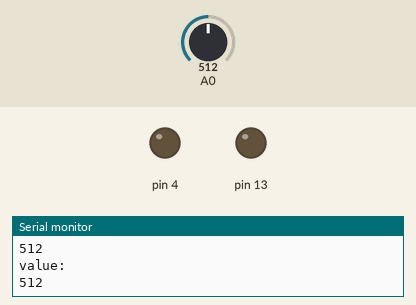
This sketch was run on a simulated Arduino Uno, built with avr-gcc and run on an emulated ATmega328P. Parts: output pins drawn as LEDs (lit = HIGH), the last lines printed to the serial monitor. Inputs (shaded band) come from the test bench; at power-on: A0 = 512.

Above: at 1.2 s.
1.3 s: A0 set to 789
2.8 s: A0 set to 815
At 3.5 s:
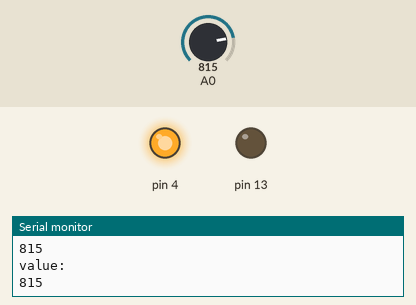
4.5 s: A0 set to 190
At 6.0 s:
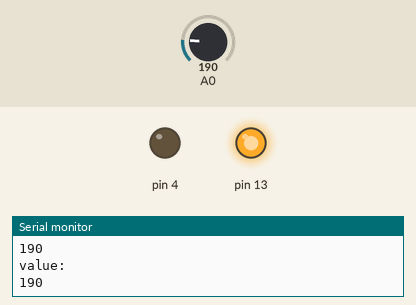
6.3 s: A0 set to 210
At 7.7 s:
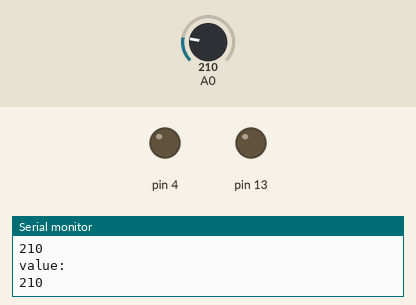
8.1 s: A0 set to 122
At 9.2 s:
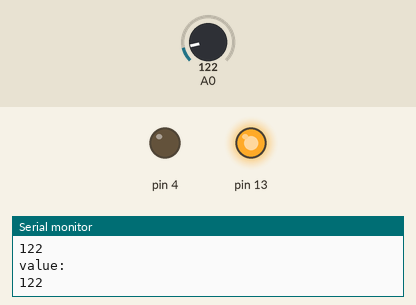
Timing chart, 0 to 10.9 s (numbered marks = the images above; inputs shaded):
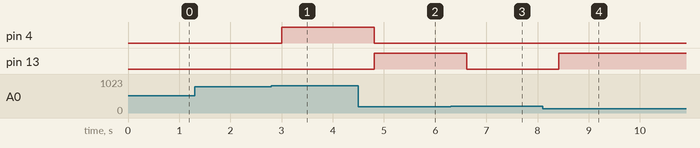

The sketch:

dial_input.ino
```cpp
void setup() {
  Serial.begin(9600);
  pinMode(13, OUTPUT);
  pinMode(4, OUTPUT);
}

void loop() {

  int sensorValue = analogRead(A0);
  Serial.println("value: ");
  Serial.println(sensorValue);
  delay(200);

  if (sensorValue > 800) {
    digitalWrite(4, HIGH);
    digitalWrite(13, LOW);
  } else if (sensorValue < 200) {
    digitalWrite(4, LOW);
    digitalWrite(13, HIGH);
  } else {
    digitalWrite(4, LOW);
    digitalWrite(13, LOW);
  }

}
```

Measured:
- the behaviour switches between 800 and 801 on A0 (found by bisection; images 0 and 1)
- the behaviour switches between 199 and 200 on A0 (found by bisection; images 2 and 3)
- after the input at 2.8 s, pin 4: LOW → HIGH after 0.21 s
- after the input at 4.5 s, pin 4: HIGH → LOW after 0.31 s; pin 13: LOW → HIGH after 0.31 s
- after the input at 6.3 s, pin 13: HIGH → LOW after 0.31 s
- after the input at 8.1 s, pin 13: LOW → HIGH after 0.32 s
